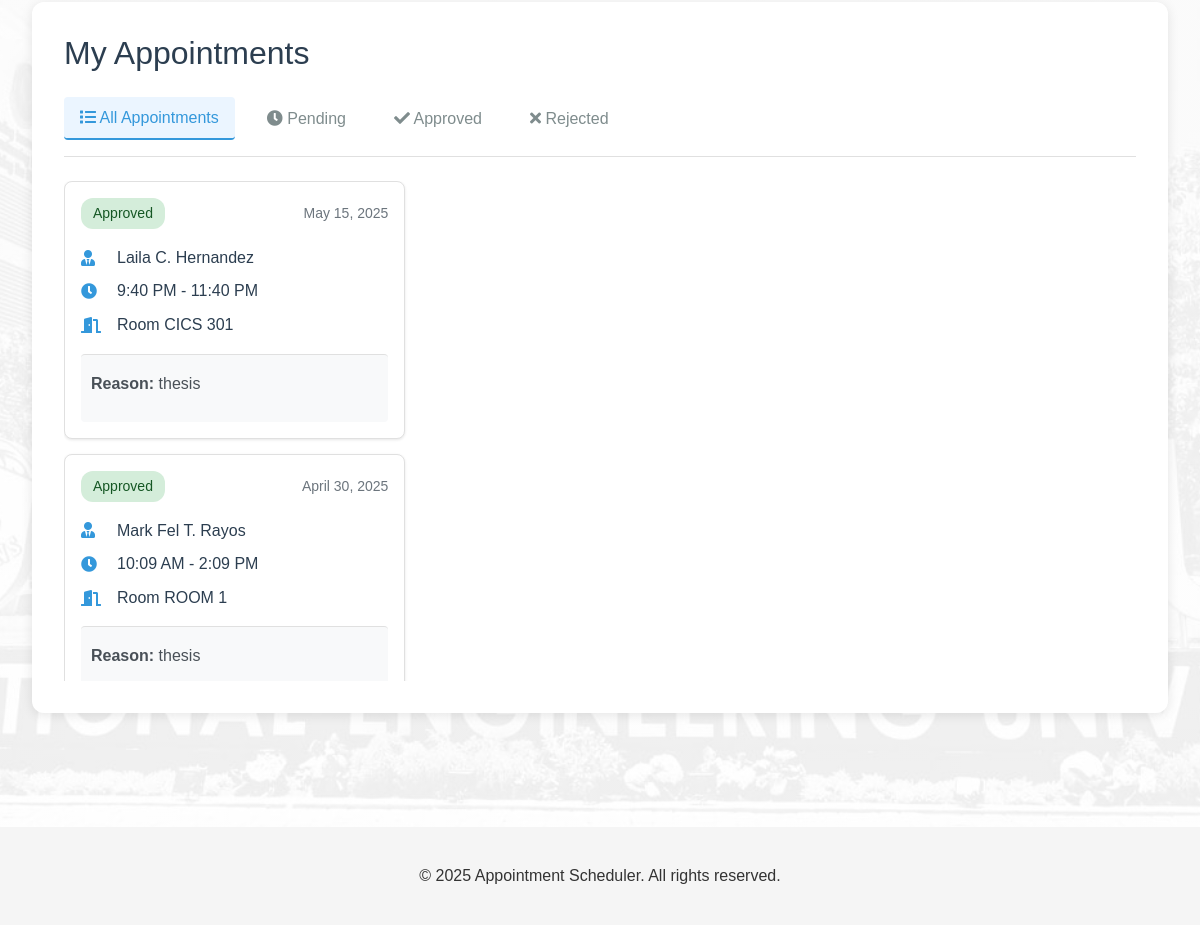
The page /book-appointment/ (signed in, lower part) on the database as committed earlier.
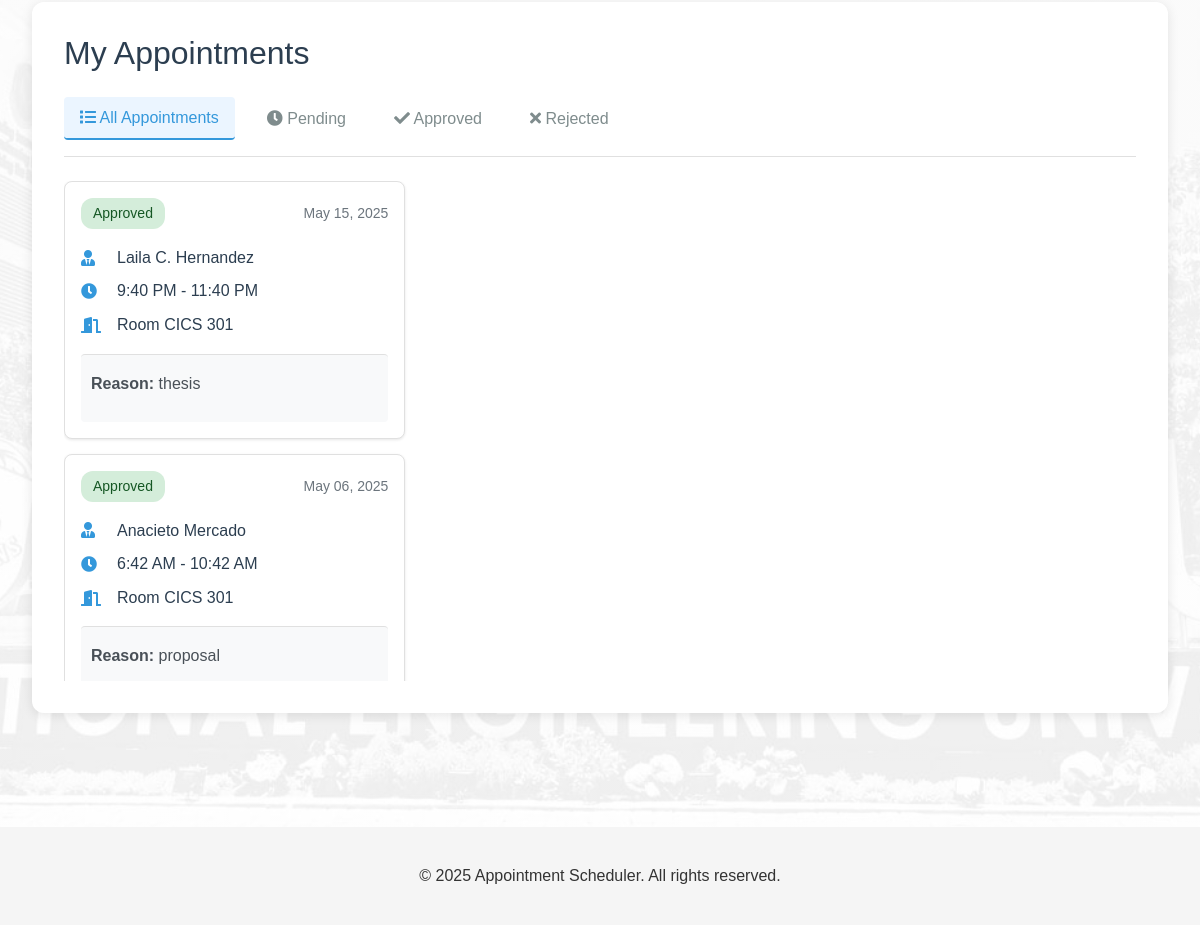
The same page on the database as committed later.
### AppointmentWebsite/models.py (models this page shows, shortened)
class Appointment(models.Model):
    STATUS_CHOICES = [
        ('Pending', 'Pending'),
        ('Approved', 'Approved'),
        ('Rejected', 'Rejected')
    ]
    REASON_CHOICES = [
        ('consultation', 'Consultation'),
        ('thesis', 'Thesis Defense'),
        ('proposal', 'Proposal Defense'),
        ('other', 'Other')
    ]
    student = models.ForeignKey(User, on_delete=models.CASCADE, related_name='appointments')
    time_slot = models.OneToOneField(TimeSlot, on_delete=models.CASCADE)
    status = models.CharField(max_length=20, choices=STATUS_CHOICES, default='Pending')
    reason = models.CharField(max_length=20, choices=REASON_CHOICES, null=True, blank=True)
    created_at = models.DateTimeField(default=timezone.now)
    student_file = models.ForeignKey(StudentFile, on_delete=models.SET_NULL, null=True, blank=True)

class TimeSlot(models.Model):
    ROOM_CHOICES = [
        ('CICS201', 'CICS 201'),
        ('CICS202', 'CICS 202'),
        ('CPE_FACULTY', 'CpE FACULTY'),
        ('COMP_LAB_CICS', 'COMPUTER ENGINEERING LAB (CICS)'),
        ('COMP_LAB_EINSTEIN', 'COMPUTER LAB (EINSTEIN BUILDING)'),
        ('ICT_FACULTY', 'ICT FACULTY (GYM)')
    ]
    date = models.DateField()
    start_time = models.TimeField()
    end_time = models.TimeField()
    room = models.CharField(max_length=50, choices=ROOM_CHOICES, default='CICS201')
    is_available = models.BooleanField(default=True)
    faculty = models.ForeignKey(User, on_delete=models.CASCADE, related_name='time_slots')
    created_at = models.DateTimeField(default=timezone.now)
    class Meta:
        ordering = ['date', 'start_time']

### Appointment_Scheduler/views.py (the view)
# urls.py: path('book-appointment/', views.Book_Appointment, name='book_appointment'),
@login_required
def Book_Appointment(request):
    try:
        user_profile = request.user.userprofile
        if user_profile.user_type == 'faculty':
            messages.error(request, "Faculty members cannot book appointments.")
            return redirect('faculty_dashboard')
    except UserProfile.DoesNotExist:
        return redirect('edit_profile')
    selected_date = request.GET.get('date', timezone.now().date())
    if isinstance(selected_date, str):
        selected_date = timezone.datetime.strptime(selected_date, '%Y-%m-%d').date()
    available_slots = TimeSlot.objects.filter(
        date=selected_date,
        is_available=True
    ).select_related('faculty', 'faculty__userprofile').order_by('start_time')
    faculty_slots = {}
    for slot in available_slots:
        if slot.faculty not in faculty_slots:
            faculty_slots[slot.faculty] = []
        faculty_slots[slot.faculty].append(slot)
    try:
        print(f"\nDebug: Fetching appointments for user {request.user.username}")
        print(f"Debug: User ID: {request.user.id}")
        all_appointments = Appointment.objects.filter(
            student=request.user
        ).select_related(
            'time_slot',
            'time_slot__faculty'
        ).prefetch_related(
            'time_slot__faculty__userprofile'
        ).order_by('-time_slot__date', '-time_slot__start_time')
        print(f"Debug: Raw SQL query: {all_appointments.query}")
        print(f"Debug: Total appointments found: {all_appointments.count()}")
        appointments = {
            'all': all_appointments,
            'pending': all_appointments.filter(status='Pending'),
            'approved': all_appointments.filter(status='Approved'),
            'rejected': all_appointments.filter(status='Rejected')
        }
        for status, appts in appointments.items():
            print(f"\nDebug: {status.capitalize()} appointments: {appts.count()}")
            for appt in appts:
                print(f"  - ID: {appt.id}")
                print(f"  - Date: {appt.time_slot.date}")
                print(f"  - Faculty: {appt.time_slot.faculty.get_full_name()}")
                print(f"  - Status: {appt.status}")
    except Exception as e:
        print(f"Debug: Error fetching appointments: {str(e)}")
        print(f"Debug: Exception type: {type(e)}")
        appointments = {
            'all': [],
            'pending': [],
            'approved': [],
            'rejected': []
        }
    context = {
        'selected_date': selected_date,
        'faculty_slots': faculty_slots,
        'today': timezone.now().date(),
        'appointments': appointments,
        'user': request.user,
        'debug_info': {
            'username': request.user.username,
            'total_appointments': len(appointments['all']),
            'status_counts': {status: len(appts) for status, appts in appointments.items()}
        }
    }
    return render(request, 'Book_Appointment.html', context)

### templates/Book_Appointment.html (shortened to what this page needs)
{% extends 'base.html' %}
{% load static %}
{% load appointment_filters %}
{% block extra_css %}
<link rel="stylesheet" href="{% static 'css/book_appointment.css' %}">
<link rel="stylesheet" href="https://cdnjs.cloudflare.com/ajax/libs/font-awesome/6.0.0/css/all.min.css">
{% endblock %}
{% block content %}
<div class="booking-container">
    <div class="booking-sections">
        <div class="appointment-status-panel">
            <h2 class="status-panel-title">My Appointments</h2>
            <div class="status-tabs">
                <button class="status-tab active" data-status="all">
                    <i class="fas fa-list"></i> All Appointments
                </button>
                <button class="status-tab" data-status="pending">
                    <i class="fas fa-clock"></i> Pending
                </button>
                <button class="status-tab" data-status="approved">
                    <i class="fas fa-check"></i> Approved
                </button>
                <button class="status-tab" data-status="rejected">
                    <i class="fas fa-times"></i> Rejected
                </button>
            </div>
            <div class="appointments-container">
                {% if appointments.all %}
                    <div class="appointments-group" data-status="all">
                        {% for appointment in appointments.all %}
                            <div class="appointment-card">
                                <div class="appointment-header">
                                    <span class="status-badge {{ appointment.status|lower }}">{{ appointment.status }}</span>
                                    <span class="appointment-date">{{ appointment.time_slot.date|date:"F d, Y" }}</span>
                                </div>
                                <div class="appointment-body">
                                    <div class="appointment-info">
                                        <p><i class="fas fa-user-tie"></i> {{ appointment.time_slot.faculty.get_full_name }}</p>
                                        <p><i class="fas fa-clock"></i> {{ appointment.time_slot.start_time|time:"g:i A" }} - {{ appointment.time_slot.end_time|time:"g:i A" }}</p>
                                        <p><i class="fas fa-door-open"></i> Room {{ appointment.time_slot.room }}</p>
                                    </div>
                                    {% if appointment.reason %}
                                        <div class="appointment-reason">
                                            <p><strong>Reason:</strong> {{ appointment.reason }}</p>
                                        </div>
                                    {% endif %}
                                </div>
                            </div>
                        {% endfor %}
                    </div>
                {% else %}
                    <div class="no-appointments">
                        <i class="fas fa-calendar-times fa-3x mb-3"></i>
                        <p>No appointments found</p>
                    </div>
                {% endif %}
            </div>
        </div>
    </div>
</div>
{% endblock %}

### templates/base.html (shortened to what this page needs)
{% load static %}
<!DOCTYPE html>
<html lang="en">
<head>
    <link href="https://cdn.jsdelivr.net/npm/bootstrap@5.3.0/dist/css/bootstrap.min.css" rel="stylesheet">
    <link href="https://cdnjs.cloudflare.com/ajax/libs/font-awesome/6.0.0/css/all.min.css" rel="stylesheet">
    <link rel="stylesheet" href="{% static 'css/style.css' %}">
    {% block extra_css %}{% endblock %}
</head>
<body>
    {% include 'header.html' %}
    <div class="content-wrapper">
        <div class="main-content">
            {% block content %}
            {% endblock %}
        </div>
        <footer class="footer">
            <div class="container">
                © 2025 Appointment Scheduler. All rights reserved.
            </div>
        </footer>
    </div>
</body>
</html>

### templates/header.html (shortened to what this page needs)
{% load static %}
<link rel="stylesheet" href="https://cdnjs.cloudflare.com/ajax/libs/font-awesome/5.15.4/css/all.min.css">

### static/css/style.css (style rules this page uses)
:root { --primary-red: #9D2235; --dark-red: #7B1E2B; --white: #FFFFFF; --light-gray: #F5F5F5; --dark-gray: #333333; --border-gray: #DDDDDD; }
body { font-family: Arial, sans-serif; line-height: 1.6; margin: 0; padding: 0; background-image: linear-gradient(rgba(255, 255, 255, 0.7), rgba(255, 255, 255, 0.7)), url('../images/batstate-bg.jpg'); background-repeat: no-repeat; background-position: center center; background-attachment: fixed; background-size: cover; min-height: 100vh; width: 100%; }
.container { max-width: 1200px; margin: 0 auto; padding: 20px; }
footer { text-align: center; padding: 1rem; background-color: rgba(245, 245, 245, 0.95); color: var(--dark-gray); position: relative; bottom: 0; width: 100%; margin-top: 50px; }

### static/css/book_appointment.css (style rules this page uses)
:root { --primary-color: #C41E3A; --text-color: #333; --border-color: #e0e0e0; --hover-color: #f5f5f5; --white: #fff; }
.booking-container { max-width: 1400px; margin: 0 auto; padding: 2rem; }
.booking-sections { display: grid; grid-template-columns: 300px 1fr; gap: 2rem; margin-bottom: 2rem; }
.appointment-status-panel { background: white; border-radius: 12px; box-shadow: 0 2px 12px rgba(0, 0, 0, 0.1); padding: 1.5rem; grid-column: 1 / -1; }
.status-tabs { display: flex; gap: 1rem; margin-bottom: 1.5rem; border-bottom: 1px solid #e0e0e0; padding-bottom: 1rem; flex-wrap: wrap; }
.status-tab { padding: 0.5rem 1rem; border: none; background: none; color: #7f8c8d; cursor: pointer; font-weight: 500; transition: all 0.3s ease; border-radius: 4px; }
.status-tab.active { color: #3498db; background-color: #ebf5ff; }
.appointments-container { display: grid; grid-template-columns: repeat(auto-fill, minmax(300px, 1fr)); gap: 1rem; max-height: 500px; overflow-y: auto; padding-right: 1rem; }
@media (max-width: 1200px) { .booking-sections { grid-template-columns: 1fr; } }
.appointment-card { background-color: white; border-radius: 8px; padding: 15px; margin-bottom: 15px; box-shadow: 0 1px 3px rgba(0, 0, 0, 0.1); }
.appointment-header { display: flex; justify-content: space-between; align-items: center; margin-bottom: 10px; }
.status-badge { padding: 4px 8px; border-radius: 4px; font-size: 0.8rem; font-weight: bold; }
.status-badge.approved { background-color: #d4edda; color: #155724; }
.appointment-body { color: #495057; }
.appointment-info { margin-bottom: 10px; }
.appointment-info p { margin: 5px 0; display: flex; align-items: center; gap: 8px; }
.appointment-reason { background-color: #f8f9fa; padding: 10px; border-radius: 4px; margin-top: 10px; }

### templates/Book_Appointment.html (style rules this page uses)
.appointment-status-panel { background: white; border-radius: 12px; box-shadow: 0 2px 12px rgba(0, 0, 0, 0.1); padding: 2rem; margin-top: 2rem; }
.status-panel-title { color: #2c3e50; margin-bottom: 1.5rem; }
.status-tabs { display: flex; gap: 1rem; margin-bottom: 1.5rem; border-bottom: 1px solid #e0e0e0; padding-bottom: 1rem; }
.status-tab { padding: 0.5rem 1rem; border: none; background: none; color: #7f8c8d; cursor: pointer; font-weight: 500; transition: all 0.3s ease; }
.status-tab.active { color: #3498db; border-bottom: 2px solid #3498db; }
.appointments-container { display: grid; gap: 1rem; }
.appointment-card { border: 1px solid #e0e0e0; border-radius: 8px; padding: 1rem; transition: transform 0.3s ease; }
.appointment-header { display: flex; justify-content: space-between; align-items: center; margin-bottom: 1rem; }
.status-badge { padding: 0.25rem 0.75rem; border-radius: 12px; font-size: 0.875rem; font-weight: 500; }
.status-badge.approved { background-color: #d4edda; color: #155724; }
.appointment-date { color: #6c757d; font-size: 0.875rem; }
.appointment-info { display: grid; gap: 0.5rem; }
.appointment-info p { margin: 0; color: #2c3e50; }
.appointment-info i { width: 20px; color: #3498db; margin-right: 0.5rem; }
.appointment-reason { margin-top: 1rem; padding-top: 1rem; border-top: 1px solid #e0e0e0; }
.appointments-group[data-status] { display: none; }
.appointments-group[data-status="all"] { display: block; }

Rows that differ between the two databases and show on the page:
no longer on this page (row unchanged): Appointment: status "Approved", time_slot "April 30, 2025", time_slot.faculty.get_full_name "Mark Fel T. Rayos", time_slot.start_time "10:09 AM", time_slot.end_time "2:09 PM", time_slot.room "ROOM 1", reason "thesis"
added Appointment: status "Approved", time_slot "May 06, 2025", time_slot.faculty.get_full_name "Anacieto Mercado", time_slot.start_time "6:42 AM", time_slot.end_time "10:42 AM", time_slot.room "CICS 301", reason "proposal"
